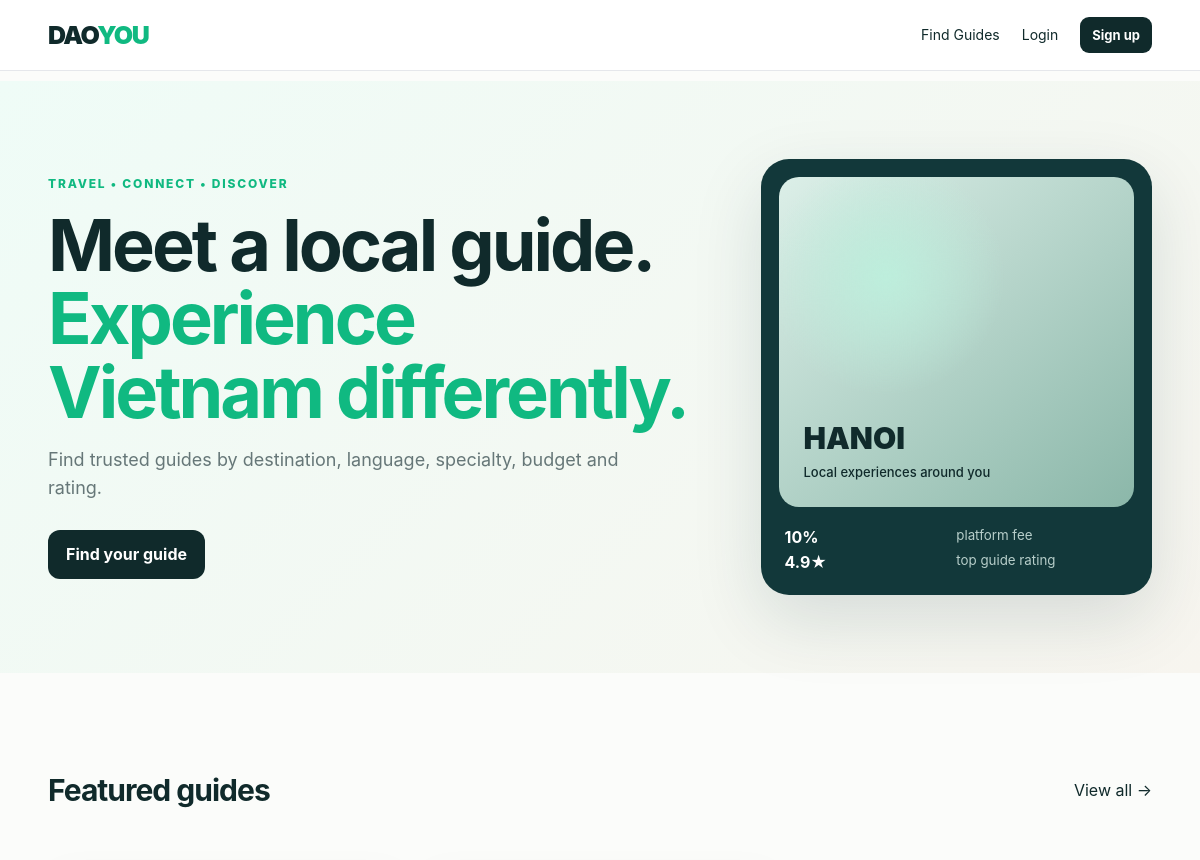
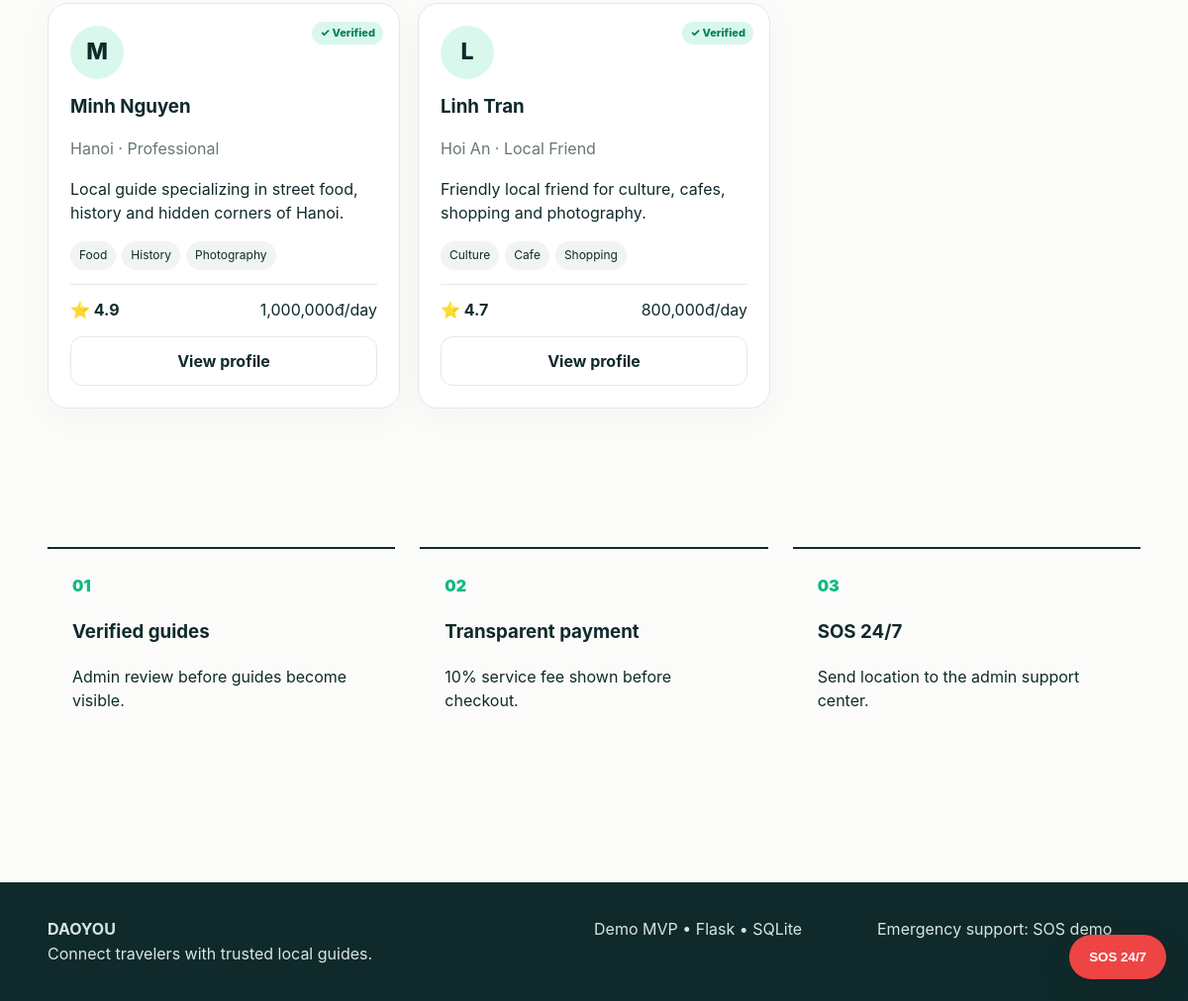
The page / on the database its author committed (2 pictures, top to bottom).
### app.py (models this page shows)
class GuideProfile(db.Model):
    id = db.Column(db.Integer, primary_key=True)
    user_id = db.Column(db.Integer, db.ForeignKey("user.id"), unique=True, nullable=False)
    bio = db.Column(db.Text, default="")
    location = db.Column(db.String(120), default="Hanoi")
    languages = db.Column(db.String(300), default="English")
    specialties = db.Column(db.String(400), default="Culture")
    experience_years = db.Column(db.Integer, default=1)
    price = db.Column(db.Integer, default=1000000)
    guide_type = db.Column(db.String(30), default="Professional")
    certificate_file = db.Column(db.String(255))
    intro_video_file = db.Column(db.String(255))
    status = db.Column(db.String(30), default="pending")
    verified = db.Column(db.Boolean, default=False)
    rating = db.Column(db.Float, default=0.0)
    review_count = db.Column(db.Integer, default=0)
    available = db.Column(db.Boolean, default=True)
    created_at = db.Column(db.DateTime, default=datetime.utcnow)

class User(db.Model):
    id = db.Column(db.Integer, primary_key=True)
    name = db.Column(db.String(120), nullable=False)
    email = db.Column(db.String(180), unique=True, nullable=False)
    password_hash = db.Column(db.String(255), nullable=False)
    role = db.Column(db.String(20), default="tourist", nullable=False)
    created_at = db.Column(db.DateTime, default=datetime.utcnow)
    guide_profile = db.relationship("GuideProfile", backref="user", uselist=False, cascade="all, delete-orphan")
    bookings_as_tourist = db.relationship("Booking", foreign_keys="Booking.tourist_id", backref="tourist")
    bookings_as_guide = db.relationship("Booking", foreign_keys="Booking.guide_id", backref="guide")
    reviews_written = db.relationship("Review", foreign_keys="Review.tourist_id", backref="reviewer")

### app.py (the view)
@app.route("/")
def index():
    guides = (
        GuideProfile.query
        .filter_by(status="approved", available=True)
        .order_by(GuideProfile.rating.desc())
        .limit(6).all()
    )
    return render_template("index.html", guides=guides)

### app.py (called while the page is built)
def current_user():
    uid = session.get("user_id")
    return db.session.get(User, uid) if uid else None

@app.context_processor
def inject_globals():
    return {"current_user": current_user(), "now": datetime.utcnow()}

### templates/index.html (shortened to what this page needs)
{% extends "base.html" %}
{% block content %}
<section class="hero">
  <div class="container hero-inner">
    <div>
      <div class="eyebrow">TRAVEL • CONNECT • DISCOVER</div>
      <h1>Meet a local guide.<br><span>Experience Vietnam differently.</span></h1>
      <p>Find trusted guides by destination, language, specialty, budget and rating.</p>
      <a class="btn" href="{{ url_for('guides') }}">Find your guide</a>
    </div>
    <div class="hero-card">
      <div class="mini-map">HANOI<br><span>Local experiences around you</span></div>
      <div class="stats"><b>10%</b><small>platform fee</small><b>4.9★</b><small>top guide rating</small></div>
    </div>
  </div>
</section>
<section class="container section">
  <div class="section-head"><h2>Featured guides</h2><a href="{{ url_for('guides') }}">View all →</a></div>
  <div class="cards">
    {% for g in guides %}
    <article class="guide-card">
      <div class="avatar">{{ g.user.name[:1] }}</div>
      <div class="verified">{% if g.verified %}✓ Verified{% endif %}</div>
      <h3>{{ g.user.name }}</h3>
      <p class="muted">{{ g.location }} · {{ g.guide_type }}</p>
      <p>{{ g.bio[:130] }}{% if g.bio|length > 130 %}...{% endif %}</p>
      <div class="chips">{% for s in g.specialties.split(',')[:3] %}<span>{{ s }}</span>{% endfor %}</div>
      <div class="card-bottom"><b>⭐ {{ "%.1f"|format(g.rating) }}</b><span>{{ "{:,}".format(g.price) }}đ/day</span></div>
      <a class="btn btn-outline full" href="{{ url_for('guide_detail', guide_id=g.id) }}">View profile</a>
    </article>
    {% else %}
      <p>No guide data yet. Run <code>python app.py --seed</code>.</p>
    {% endfor %}
  </div>
</section>
<section class="container section feature-row">
  <div><span>01</span><h3>Verified guides</h3><p>Admin review before guides become visible.</p></div>
  <div><span>02</span><h3>Transparent payment</h3><p>10% service fee shown before checkout.</p></div>
  <div><span>03</span><h3>SOS 24/7</h3><p>Send location to the admin support center.</p></div>
</section>
{% endblock %}

### static/css/style.css (style rules this page uses)
:root { --ink:#102a2b; --muted:#667778; --mint:#10b981; --mint2:#d9f8ec; --cream:#f7f5ef; --white:#fff; --danger:#ef4444; --line:#e5e7eb; }
* { box-sizing:border-box }
body { margin:0;font-family:Inter,ui-sans-serif,system-ui,-apple-system,BlinkMacSystemFont,"Segoe UI",sans-serif;color:var(--ink);background:#fbfcfa;line-height:1.55 }
a { color:inherit;text-decoration:none }
.container { width:min(1120px,92%);margin:auto }
.btn { display:inline-flex;justify-content:center;align-items:center;border:0;border-radius:12px;background:var(--ink);color:#fff;padding:12px 18px;font-weight:750;cursor:pointer }
.btn-outline { background:#fff;color:var(--ink);border:1px solid var(--line) }
.full { width:100% }
.hero { background:linear-gradient(135deg,#effcf7,#f7f5ef);padding:78px 0 }
.hero-inner { display:grid;grid-template-columns:1.25fr .75fr;gap:60px;align-items:center }
.eyebrow { color:var(--mint);font-size:12px;font-weight:850;letter-spacing:1.8px }
.hero h1 { font-size:clamp(42px,6vw,72px);line-height:1.02;letter-spacing:-3px;margin:14px 0 }
.hero h1 span { color:var(--mint) }
.hero p { font-size:18px;color:var(--muted);max-width:600px;margin-bottom:28px }
.hero-card { background:#12383a;border-radius:28px;padding:18px;box-shadow:0 25px 70px #12383a22 }
.mini-map { height:330px;border-radius:20px;background:radial-gradient(circle at 30% 30%,#bdeedc,transparent 35%),linear-gradient(140deg,#dcefe8,#8bb7a9);display:flex;flex-direction:column;justify-content:end;padding:25px;font-weight:900;font-size:30px }
.mini-map span { font-size:13px;font-weight:500 }
.stats { display:grid;grid-template-columns:1fr 1fr;padding:18px 6px 2px;color:#fff }
.stats small { color:#b7ceca }
.section { padding:70px 0 }
.section-head { display:flex;justify-content:space-between;align-items:center;margin-bottom:24px }
.section h2 { font-size:30px;letter-spacing:-1px }
.cards { display:grid;grid-template-columns:repeat(3,1fr);gap:18px }
.guide-card,.form-card,.booking-card,.table-card,.payment-card { background:#fff;border:1px solid var(--line);border-radius:20px;padding:22px;box-shadow:0 8px 35px #0d2e2a08 }
.guide-card { position:relative }
.avatar { width:54px;height:54px;border-radius:50%;background:var(--mint2);display:grid;place-items:center;font-size:23px;font-weight:850;margin-bottom:13px }
.verified { display:inline-block;color:#087f58;background:var(--mint2);border-radius:999px;padding:3px 8px;font-size:11px;font-weight:800 }
.guide-card .verified { position:absolute;right:16px;top:18px }
.guide-card h3 { margin:5px 0 }
.muted { color:var(--muted) }
.chips { display:flex;flex-wrap:wrap;gap:6px;margin:12px 0 }
.chips span { font-size:12px;background:#f0f4f3;padding:5px 9px;border-radius:999px }
.card-bottom,.price-line,.price-total { display:flex;justify-content:space-between;gap:15px }
.card-bottom { border-top:1px solid var(--line);padding-top:13px;margin:14px 0 }
.feature-row { display:grid;grid-template-columns:repeat(3,1fr);gap:25px }
.feature-row>div { padding:25px;border-top:2px solid var(--ink) }
.feature-row span { color:var(--mint);font-weight:900 }

### rows shown on the page
GuideProfile: user "M", verified "✓ Verified", user.name "Minh Nguyen", location "Hanoi", guide_type "Professional", bio "Local guide specializing in street food, history and hidden corners of Hanoi.", 3 "Food" "History" "Photography", rating "4.9", price "1,000,000"
GuideProfile: user "L", verified "✓ Verified", user.name "Linh Tran", location "Hoi An", guide_type "Local Friend", bio "Friendly local friend for culture, cafes, shopping and photography.", 3 "Culture" "Cafe" "Shopping", rating "4.7", price "800,000"
